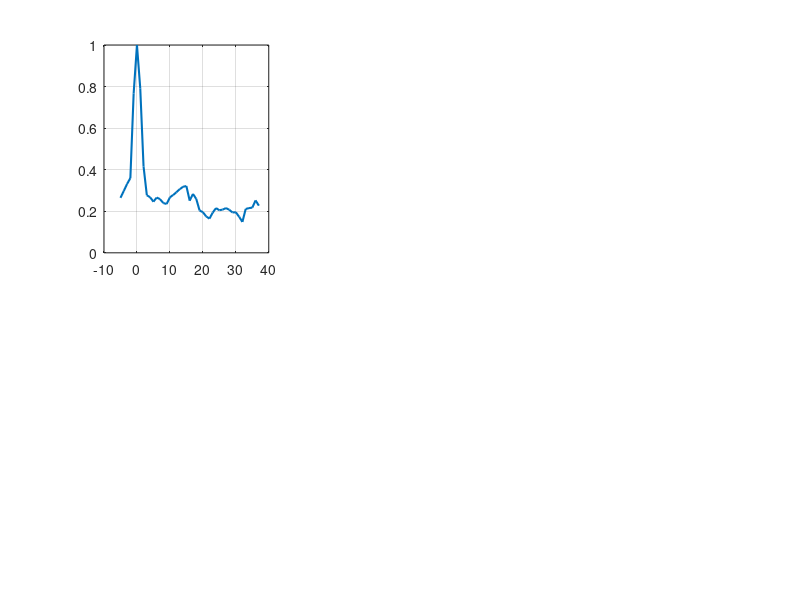

This chart was generated by the following MATLAB code: (Note: this script raises an error after producing the figure.)
clear; clc; close all

load('Sim_forme_3.mat')

dx = 5e-3;

indices_reference = [6 12 18 26 32 38];

nombre_references = length(indices_reference);

resolutions = NaN(1, nombre_references);
contrastes = NaN(1, nombre_references);

figure('Color','w','Position',[100 100 1400 750]);

for r = 1:nombre_references

    indice_reference = indices_reference(r);
    signal_reference = double(sensor_data(indice_reference,:));

    coefficients = zeros(1, length(impactXGrid));

    for j = 1:length(impactXGrid)

        signal_compare = double(sensor_data(j,:));

        correlation = xcorr(signal_reference, ...
                            signal_compare, 'coeff');

        coefficients(j) = max(abs(correlation));

    end

    distance_cm = ...
        (impactXGrid-impactXGrid(indice_reference))*dx*100;

    masque_base = abs(distance_cm) > 5;
    ligne_base = mean(coefficients(masque_base));

    contraste = coefficients(indice_reference)/ligne_base;
    contrastes(r) = contraste;

    mi_hauteur = coefficients(indice_reference)/2;

    indice_gauche = find( ...
        coefficients(1:indice_reference) <= mi_hauteur, ...
        1, 'last');

    indice_droit_relatif = find( ...
        coefficients(indice_reference:end) <= mi_hauteur, ...
        1, 'first');

    if ~isempty(indice_gauche) && ...
       ~isempty(indice_droit_relatif)

        indice_droit = ...
            indice_reference + indice_droit_relatif - 1;

        x1 = distance_cm(indice_gauche);
        x2 = distance_cm(indice_gauche+1);

        y1 = coefficients(indice_gauche);
        y2 = coefficients(indice_gauche+1);

        position_gauche = x1 + ...
            (mi_hauteur-y1)*(x2-x1)/(y2-y1);

        x1 = distance_cm(indice_droit-1);
        x2 = distance_cm(indice_droit);

        y1 = coefficients(indice_droit-1);
        y2 = coefficients(indice_droit);

        position_droite = x1 + ...
            (mi_hauteur-y1)*(x2-x1)/(y2-y1);

        resolutions(r) = position_droite-position_gauche;

    end

    subplot(2,3,r)

    plot(distance_cm, coefficients, '-', ...
         'LineWidth', 1.5, ...
         'Color', [0 0.4470 0.7410])

    hold on
    grid on

    yline(mi_hauteur, '--r', ...
          'LineWidth', 1.2);

    yline(ligne_base, '--k', ...
          'LineWidth', 1.2);

    xline(0, ':', ...
          'Color', [0.4 0.4 0.4], ...
          'LineWidth', 1);

    xlabel('Distance [cm]')
    ylabel('Corrélation')

    title(['Référence ', ...
           num2str(indice_reference)])

    ylim([0 1.05])

end

sgtitle('Trapèze avec deux coupes - six positions de référence')

resolution_moyenne = mean(resolutions, 'omitnan');
ecart_resolution = std(resolutions, 'omitnan');

contraste_moyen = mean(contrastes, 'omitnan');
ecart_contraste = std(contrastes, 'omitnan');

fprintf('\nRésultats du trapèze avec deux coupes\n')

fprintf('Résolutions individuelles [cm] :\n')
disp(resolutions)

fprintf('Contrastes individuels :\n')
disp(contrastes)

fprintf('Résolution moyenne : %.3f +/- %.3f cm\n', ...
        resolution_moyenne, ...
        ecart_resolution)

fprintf('Contraste moyen : %.3f +/- %.3f\n', ...
        contraste_moyen, ...
        ecart_contraste)
